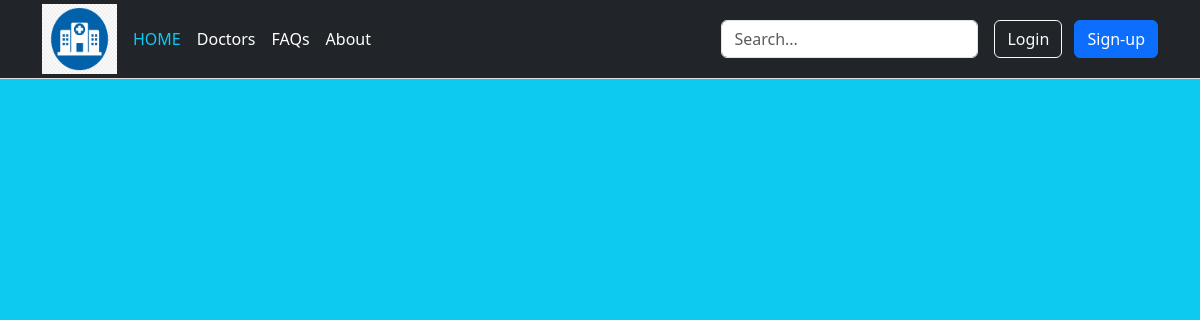
Before: /ph/ (signed in) with the older database file.
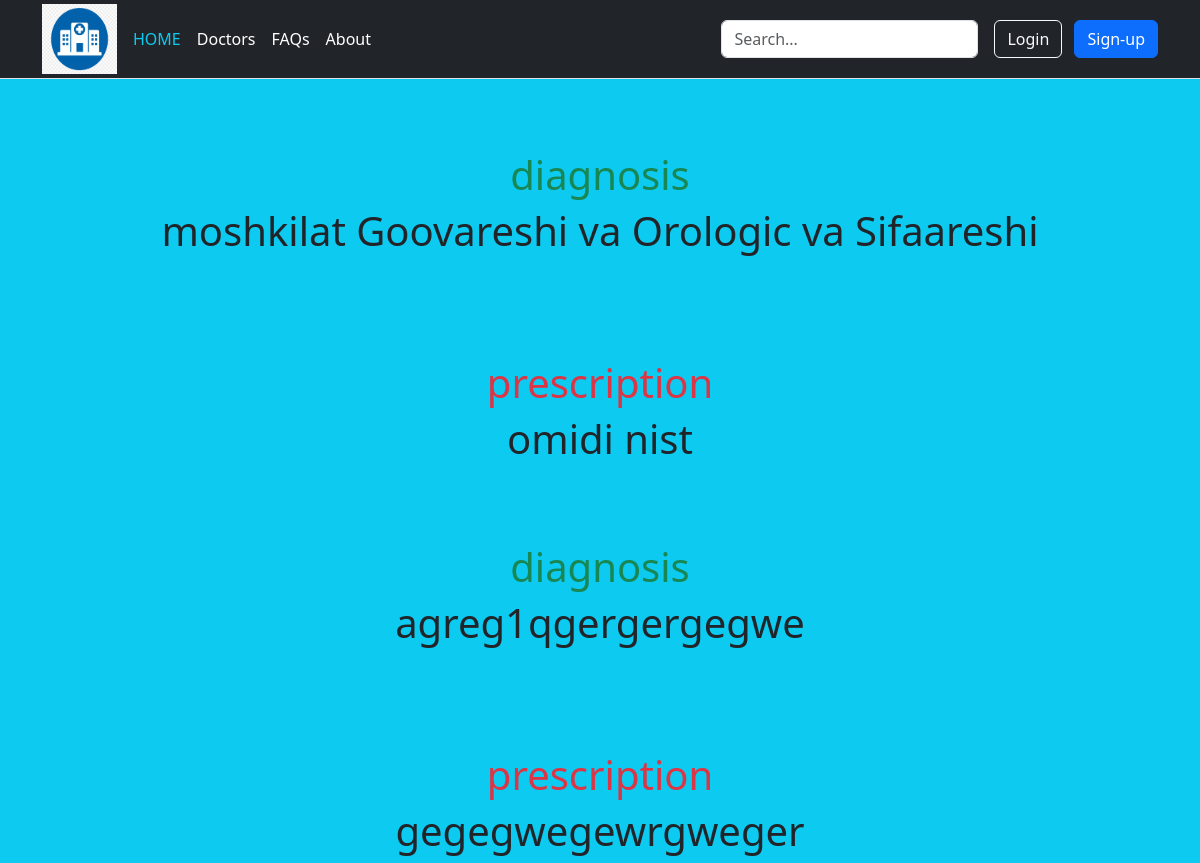
After: the same page with the newer database file.
### hospital/models.py (models this page shows)
class PatientHistory(models.Model):
    diagnosis = models.TextField()
    prescription = models.TextField()

### hospital/views.py (the view)
# urls.py: path('ph/', PatientHistoryView.as_view(), name='ph'),
class PatientHistoryView(ListView, PermissionRequiredMixin, LoginRequiredMixin):
    model = PatientHistory
    template_name = 'patient_history.html'
    context_object_name = "phs"
    def get_queryset(self):
        own_doctor = self.model.objects.filter(visit__user__national_code=self.request.user.national_code)
        print(own_doctor)
        return super().get_queryset()

### hospital/templates/patient_history.html
{% extends 'base.html' %}
{% block body %}
{% for ph in phs %}
<div class="text-center">
    <br class="m-5">
    <br class="m-5">
    <br class="m-5">
    <h1 class="text-success">diagnosis<h1>
    {{ ph.diagnosis }}
    <br class="m-5">
    <br class="m-5">
    <br class="m-5">
    <h1 class="text-danger">prescription<h1>
    {{ ph.prescription }}
</div>
{% endfor %}
{% endblock %}

### hospital/templates/base.html (shortened to what this page needs)
{% load static %}
<!DOCTYPE html>
<html lang="en">
<head>
  <link rel="stylesheet" href="bootstrap/bootstrap.min.css">
  <link rel="stylesheet" href="bootstrap/bootstrap.bundle.min.js">
  <link rel="stylesheet" href="bootstrap/bootstrap-icons.css">
  <link rel="stylesheet" href="{% static 'bootstrap.min.css' %}">
</head>
<body class="bg-info">
  {% block nav %}
  <header>
    <nav class="p-1 text-bg-dark border-bottom">
      <div class="container">
        <div class="d-flex flex-wrap align-items-center justify-content-center justify-content-lg-start">
          <a href="/" class="d-flex align-items-center mb-2 mb-lg-0 text-white text-decoration-none">
            <img class="bi me-2" src="{% static 'logo.png' %}" width="75" height="70" aria-label="Bootstrap"/>
          </a>
          <ul class="nav col-12 col-lg-auto me-lg-auto mb-2 justify-content-center mb-md-0">
            <li><a href="/" class="nav-link px-2 text-info">HOME</a></li>
            <li><a href="/games" class="nav-link px-2 text-white">Doctors</a></li>
            <li><a href="/faqs" class="nav-link px-2 text-white">FAQs</a></li>
            <li><a href="/about" class="nav-link px-2 text-white">About</a></li>
          </ul>
          <form class="col-12 col-lg-auto mb-3 mb-lg-0 me-lg-3" role="search">
            <input type="search" class="form-control form-control-dark text-bg-white" placeholder="Search..." aria-label="Search">
          </form>
          <div class="text-end">
            <a href="/login"><button type="button" class="btn btn-outline-light me-2">Login</button></a>
            <a href="/signup/patient"><button type="button" class="btn btn-primary">Sign-up</button></a>
          </div>
        </div>
      </div>
    </nav>
  </header>
  {% endblock %}
  <main>
    <div id="body">{% block body %}{% endblock %}</div>
  </main>
</body>
</html>

Changed rows visible on the page:
added PatientHistory: diagnosis "moshkilat Goovareshi va Orologic va Sifaareshi", prescription "omidi nist"
added PatientHistory: diagnosis "agreg1qgergergegwe", prescription "gegegwegewrgweger"
